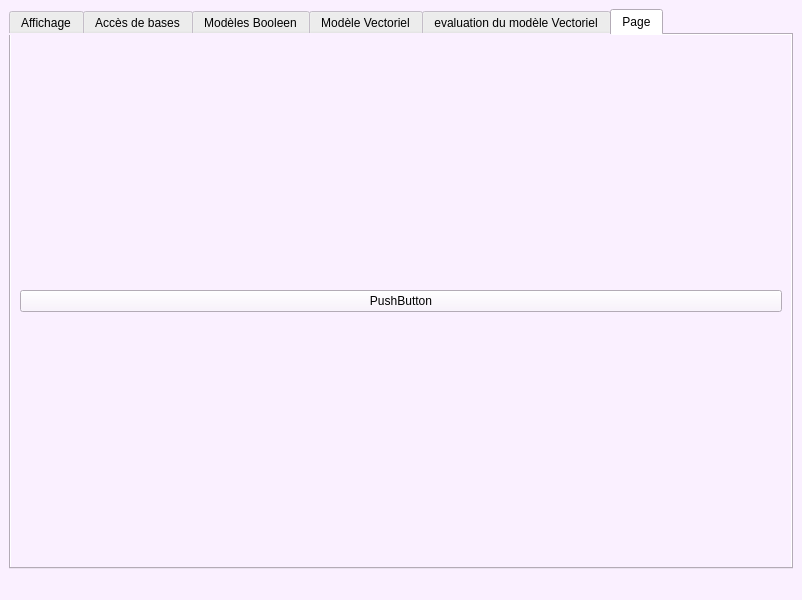
<?xml version="1.0" encoding="UTF-8"?>
<ui version="4.0">
 <class>MainWindow</class>
 <widget class="QMainWindow" name="MainWindow">
  <property name="geometry">
   <rect>
    <x>0</x>
    <y>0</y>
    <width>802</width>
    <height>600</height>
   </rect>
  </property>
  <property name="font">
   <font>
    <family>Waree</family>
    <weight>50</weight>
    <bold>false</bold>
   </font>
  </property>
  <property name="windowTitle">
   <string>Modèles RI</string>
  </property>
  <property name="styleSheet">
   <string notr="true">background-color: rgb(255, 235, 254);
background-color: rgb(250, 240, 255);</string>
  </property>
  <widget class="QWidget" name="centralwidget">
   <layout class="QGridLayout" name="gridLayout_2">
    <item row="0" column="1">
     <widget class="QTabWidget" name="tabWidget">
      <property name="styleSheet">
       <string notr="true"/>
      </property>
      <property name="currentIndex">
       <number>5</number>
      </property>
      <widget class="QWidget" name="tab">
       <attribute name="title">
        <string>Affichage</string>
       </attribute>
       <layout class="QGridLayout" name="gridLayout">
        <item row="0" column="3">
         <widget class="Line" name="line">
          <property name="font">
           <font>
            <weight>50</weight>
            <bold>false</bold>
           </font>
          </property>
          <property name="orientation">
           <enum>Qt::Horizontal</enum>
          </property>
         </widget>
        </item>
        <item row="2" column="3">
         <widget class="QPushButton" name="DisplayWInvFile">
          <property name="font">
           <font>
            <weight>50</weight>
            <bold>false</bold>
            <strikeout>false</strikeout>
           </font>
          </property>
          <property name="text">
           <string>Fichier Inverse (Poids)</string>
          </property>
         </widget>
        </item>
        <item row="0" column="4" rowspan="3">
         <spacer name="horizontalSpacer_2">
          <property name="orientation">
           <enum>Qt::Horizontal</enum>
          </property>
          <property name="sizeType">
           <enum>QSizePolicy::Maximum</enum>
          </property>
          <property name="sizeHint" stdset="0">
           <size>
            <width>40</width>
            <height>20</height>
           </size>
          </property>
         </spacer>
        </item>
        <item row="0" column="2">
         <widget class="QLabel" name="label">
          <property name="text">
           <string>Fichier Inverse</string>
          </property>
          <property name="alignment">
           <set>Qt::AlignCenter</set>
          </property>
         </widget>
        </item>
        <item row="1" column="1" colspan="3">
         <widget class="QTableWidget" name="tableWidgetInvFile">
          <property name="rowCount">
           <number>0</number>
          </property>
          <property name="columnCount">
           <number>20</number>
          </property>
          <attribute name="horizontalHeaderStretchLastSection">
           <bool>true</bool>
          </attribute>
          <column>
           <property name="text">
            <string>Terme</string>
           </property>
          </column>
          <column/>
          <column/>
          <column/>
          <column/>
          <column/>
          <column/>
          <column/>
          <column/>
          <column/>
          <column/>
          <column/>
          <column/>
          <column/>
          <column/>
          <column/>
          <column/>
          <column/>
          <column/>
          <column/>
         </widget>
        </item>
        <item row="0" column="0" rowspan="3">
         <spacer name="horizontalSpacer">
          <property name="orientation">
           <enum>Qt::Horizontal</enum>
          </property>
          <property name="sizeType">
           <enum>QSizePolicy::Maximum</enum>
          </property>
          <property name="sizeHint" stdset="0">
           <size>
            <width>40</width>
            <height>20</height>
           </size>
          </property>
         </spacer>
        </item>
        <item row="0" column="1">
         <widget class="Line" name="line_45">
          <property name="font">
           <font>
            <weight>50</weight>
            <bold>false</bold>
           </font>
          </property>
          <property name="orientation">
           <enum>Qt::Horizontal</enum>
          </property>
         </widget>
        </item>
        <item row="2" column="1">
         <widget class="QPushButton" name="DisplayInvFile">
          <property name="font">
           <font>
            <weight>50</weight>
            <bold>false</bold>
            <strikeout>false</strikeout>
           </font>
          </property>
          <property name="text">
           <string>Fichier Inverse (Fréquences)</string>
          </property>
         </widget>
        </item>
       </layout>
      </widget>
      <widget class="QWidget" name="tab_5">
       <attribute name="title">
        <string>Accès de bases</string>
       </attribute>
       <layout class="QGridLayout" name="gridLayout_5">
        <item row="0" column="0">
         <spacer name="horizontalSpacer_7">
          <property name="orientation">
           <enum>Qt::Horizontal</enum>
          </property>
          <property name="sizeType">
           <enum>QSizePolicy::Maximum</enum>
          </property>
          <property name="sizeHint" stdset="0">
           <size>
            <width>30</width>
            <height>20</height>
           </size>
          </property>
         </spacer>
        </item>
        <item row="0" column="1">
         <layout class="QGridLayout" name="gridLayout_4">
          <item row="1" column="1" rowspan="2">
           <spacer name="horizontalSpacer_6">
            <property name="orientation">
             <enum>Qt::Horizontal</enum>
            </property>
            <property name="sizeType">
             <enum>QSizePolicy::Maximum</enum>
            </property>
            <property name="sizeHint" stdset="0">
             <size>
              <width>30</width>
              <height>20</height>
             </size>
            </property>
           </spacer>
          </item>
          <item row="0" column="4">
           <layout class="QVBoxLayout" name="verticalLayout_2">
            <item>
             <layout class="QHBoxLayout" name="horizontalLayout_2">
              <item>
               <widget class="Line" name="line_18">
                <property name="orientation">
                 <enum>Qt::Horizontal</enum>
                </property>
               </widget>
              </item>
              <item>
               <widget class="QLabel" name="label_9">
                <property name="text">
                 <string>Document</string>
                </property>
                <property name="alignment">
                 <set>Qt::AlignCenter</set>
                </property>
               </widget>
              </item>
              <item>
               <widget class="Line" name="line_17">
                <property name="orientation">
                 <enum>Qt::Horizontal</enum>
                </property>
               </widget>
              </item>
             </layout>
            </item>
            <item>
             <layout class="QHBoxLayout" name="horizontalLayout_4">
              <item>
               <widget class="QLineEdit" name="accesdocs"/>
              </item>
              <item>
               <widget class="QPushButton" name="accesDocsButton">
                <property name="text">
                 <string>Ok</string>
                </property>
               </widget>
              </item>
             </layout>
            </item>
           </layout>
          </item>
          <item row="3" column="0">
           <layout class="QVBoxLayout" name="verticalLayout_3">
            <item>
             <layout class="QHBoxLayout" name="horizontalLayout_5">
              <item>
               <widget class="Line" name="line_15">
                <property name="orientation">
                 <enum>Qt::Horizontal</enum>
                </property>
               </widget>
              </item>
              <item>
               <widget class="QLabel" name="label_7">
                <property name="text">
                 <string>Documents </string>
                </property>
                <property name="alignment">
                 <set>Qt::AlignCenter</set>
                </property>
               </widget>
              </item>
              <item>
               <widget class="Line" name="line_14">
                <property name="orientation">
                 <enum>Qt::Horizontal</enum>
                </property>
               </widget>
              </item>
             </layout>
            </item>
            <item>
             <widget class="QTableWidget" name="tableWidgetDocs">
              <property name="columnCount">
               <number>3</number>
              </property>
              <attribute name="horizontalHeaderStretchLastSection">
               <bool>true</bool>
              </attribute>
              <column>
               <property name="text">
                <string>Document</string>
               </property>
               <property name="font">
                <font>
                 <weight>75</weight>
                 <bold>true</bold>
                </font>
               </property>
               <property name="background">
                <color>
                 <red>0</red>
                 <green>0</green>
                 <blue>0</blue>
                </color>
               </property>
               <property name="foreground">
                <brush brushstyle="SolidPattern">
                 <color alpha="255">
                  <red>255</red>
                  <green>255</green>
                  <blue>255</blue>
                 </color>
                </brush>
               </property>
              </column>
              <column>
               <property name="text">
                <string>Frequence</string>
               </property>
               <property name="font">
                <font>
                 <weight>75</weight>
                 <bold>true</bold>
                </font>
               </property>
               <property name="background">
                <color>
                 <red>0</red>
                 <green>0</green>
                 <blue>0</blue>
                </color>
               </property>
               <property name="foreground">
                <brush brushstyle="SolidPattern">
                 <color alpha="255">
                  <red>255</red>
                  <green>255</green>
                  <blue>255</blue>
                 </color>
                </brush>
               </property>
              </column>
              <column>
               <property name="text">
                <string>Poids</string>
               </property>
               <property name="font">
                <font>
                 <weight>75</weight>
                 <bold>true</bold>
                </font>
               </property>
               <property name="background">
                <color>
                 <red>0</red>
                 <green>0</green>
                 <blue>0</blue>
                </color>
               </property>
               <property name="foreground">
                <brush brushstyle="SolidPattern">
                 <color alpha="255">
                  <red>255</red>
                  <green>255</green>
                  <blue>255</blue>
                 </color>
                </brush>
               </property>
              </column>
             </widget>
            </item>
           </layout>
          </item>
          <item row="0" column="0">
           <layout class="QVBoxLayout" name="verticalLayout">
            <item>
             <layout class="QHBoxLayout" name="horizontalLayout">
              <item>
               <widget class="Line" name="line_13">
                <property name="orientation">
                 <enum>Qt::Horizontal</enum>
                </property>
               </widget>
              </item>
              <item>
               <widget class="QLabel" name="label_8">
                <property name="text">
                 <string>Terme</string>
                </property>
                <property name="alignment">
                 <set>Qt::AlignCenter</set>
                </property>
               </widget>
              </item>
              <item>
               <widget class="Line" name="line_16">
                <property name="orientation">
                 <enum>Qt::Horizontal</enum>
                </property>
               </widget>
              </item>
             </layout>
            </item>
            <item>
             <layout class="QHBoxLayout" name="horizontalLayout_3">
              <item>
               <widget class="QLineEdit" name="accesTerm"/>
              </item>
              <item>
               <widget class="QPushButton" name="accesTermButton">
                <property name="text">
                 <string>Ok</string>
                </property>
               </widget>
              </item>
             </layout>
            </item>
           </layout>
          </item>
          <item row="1" column="4">
           <spacer name="verticalSpacer_2">
            <property name="orientation">
             <enum>Qt::Vertical</enum>
            </property>
            <property name="sizeType">
             <enum>QSizePolicy::Maximum</enum>
            </property>
            <property name="sizeHint" stdset="0">
             <size>
              <width>40</width>
              <height>40</height>
             </size>
            </property>
           </spacer>
          </item>
          <item row="1" column="0">
           <spacer name="verticalSpacer">
            <property name="orientation">
             <enum>Qt::Vertical</enum>
            </property>
            <property name="sizeType">
             <enum>QSizePolicy::Maximum</enum>
            </property>
            <property name="sizeHint" stdset="0">
             <size>
              <width>40</width>
              <height>40</height>
             </size>
            </property>
           </spacer>
          </item>
          <item row="2" column="4" rowspan="2">
           <layout class="QVBoxLayout" name="verticalLayout_4">
            <item>
             <layout class="QHBoxLayout" name="horizontalLayout_6">
              <item>
               <widget class="Line" name="line_20">
                <property name="orientation">
                 <enum>Qt::Horizontal</enum>
                </property>
               </widget>
              </item>
              <item>
               <widget class="QLabel" name="label_10">
                <property name="text">
                 <string>Termes</string>
                </property>
                <property name="alignment">
                 <set>Qt::AlignCenter</set>
                </property>
               </widget>
              </item>
              <item>
               <widget class="Line" name="line_19">
                <property name="orientation">
                 <enum>Qt::Horizontal</enum>
                </property>
               </widget>
              </item>
             </layout>
            </item>
            <item>
             <widget class="QTableWidget" name="tableWidgetTermes">
              <property name="columnCount">
               <number>3</number>
              </property>
              <attribute name="horizontalHeaderStretchLastSection">
               <bool>true</bool>
              </attribute>
              <column>
               <property name="text">
                <string>Terme</string>
               </property>
               <property name="font">
                <font>
                 <weight>75</weight>
                 <bold>true</bold>
                </font>
               </property>
               <property name="background">
                <color>
                 <red>0</red>
                 <green>0</green>
                 <blue>0</blue>
                </color>
               </property>
               <property name="foreground">
                <brush brushstyle="SolidPattern">
                 <color alpha="255">
                  <red>255</red>
                  <green>255</green>
                  <blue>255</blue>
                 </color>
                </brush>
               </property>
              </column>
              <column>
               <property name="text">
                <string>Fréquence</string>
               </property>
               <property name="font">
                <font>
                 <weight>75</weight>
                 <bold>true</bold>
                </font>
               </property>
               <property name="background">
                <color>
                 <red>0</red>
                 <green>0</green>
                 <blue>0</blue>
                </color>
               </property>
               <property name="foreground">
                <brush brushstyle="SolidPattern">
                 <color alpha="255">
                  <red>255</red>
                  <green>255</green>
                  <blue>255</blue>
                 </color>
                </brush>
               </property>
              </column>
              <column>
               <property name="text">
                <string>Poids</string>
               </property>
               <property name="font">
                <font>
                 <weight>75</weight>
                 <bold>true</bold>
                </font>
               </property>
               <property name="background">
                <color>
                 <red>0</red>
                 <green>0</green>
                 <blue>0</blue>
                </color>
               </property>
               <property name="foreground">
                <brush brushstyle="SolidPattern">
                 <color alpha="255">
                  <red>255</red>
                  <green>255</green>
                  <blue>255</blue>
                 </color>
                </brush>
               </property>
              </column>
             </widget>
            </item>
           </layout>
          </item>
          <item row="1" column="3" rowspan="2">
           <spacer name="horizontalSpacer_5">
            <property name="orientation">
             <enum>Qt::Horizontal</enum>
            </property>
            <property name="sizeType">
             <enum>QSizePolicy::Maximum</enum>
            </property>
            <property name="sizeHint" stdset="0">
             <size>
              <width>30</width>
              <height>20</height>
             </size>
            </property>
           </spacer>
          </item>
          <item row="0" column="2" rowspan="4">
           <widget class="Line" name="line_21">
            <property name="sizePolicy">
             <sizepolicy hsizetype="Fixed" vsizetype="Expanding">
              <horstretch>0</horstretch>
              <verstretch>0</verstretch>
             </sizepolicy>
            </property>
            <property name="orientation">
             <enum>Qt::Vertical</enum>
            </property>
           </widget>
          </item>
         </layout>
        </item>
        <item row="0" column="2">
         <spacer name="horizontalSpacer_8">
          <property name="orientation">
           <enum>Qt::Horizontal</enum>
          </property>
          <property name="sizeType">
           <enum>QSizePolicy::Maximum</enum>
          </property>
          <property name="sizeHint" stdset="0">
           <size>
            <width>30</width>
            <height>20</height>
           </size>
          </property>
         </spacer>
        </item>
       </layout>
      </widget>
      <widget class="QWidget" name="tab_2">
       <attribute name="title">
        <string>Modèles Booleen</string>
       </attribute>
       <layout class="QGridLayout" name="gridLayout_6">
        <item row="0" column="1" rowspan="2">
         <spacer name="horizontalSpacer_13">
          <property name="orientation">
           <enum>Qt::Horizontal</enum>
          </property>
          <property name="sizeType">
           <enum>QSizePolicy::Maximum</enum>
          </property>
          <property name="sizeHint" stdset="0">
           <size>
            <width>40</width>
            <height>10</height>
           </size>
          </property>
         </spacer>
        </item>
        <item row="2" column="4">
         <spacer name="horizontalSpacer_12">
          <property name="orientation">
           <enum>Qt::Horizontal</enum>
          </property>
          <property name="sizeType">
           <enum>QSizePolicy::Maximum</enum>
          </property>
          <property name="sizeHint" stdset="0">
           <size>
            <width>212</width>
            <height>318</height>
           </size>
          </property>
         </spacer>
        </item>
        <item row="0" column="0" rowspan="2">
         <spacer name="horizontalSpacer_10">
          <property name="orientation">
           <enum>Qt::Horizontal</enum>
          </property>
          <property name="sizeType">
           <enum>QSizePolicy::Maximum</enum>
          </property>
          <property name="sizeHint" stdset="0">
           <size>
            <width>195</width>
            <height>100</height>
           </size>
          </property>
         </spacer>
        </item>
        <item row="2" column="0">
         <spacer name="horizontalSpacer_9">
          <property name="orientation">
           <enum>Qt::Horizontal</enum>
          </property>
          <property name="sizeType">
           <enum>QSizePolicy::Maximum</enum>
          </property>
          <property name="sizeHint" stdset="0">
           <size>
            <width>212</width>
            <height>318</height>
           </size>
          </property>
         </spacer>
        </item>
        <item row="1" column="2">
         <spacer name="verticalSpacer_3">
          <property name="orientation">
           <enum>Qt::Vertical</enum>
          </property>
          <property name="sizeType">
           <enum>QSizePolicy::Maximum</enum>
          </property>
          <property name="sizeHint" stdset="0">
           <size>
            <width>40</width>
            <height>20</height>
           </size>
          </property>
         </spacer>
        </item>
        <item row="0" column="4" rowspan="2">
         <spacer name="horizontalSpacer_11">
          <property name="orientation">
           <enum>Qt::Horizontal</enum>
          </property>
          <property name="sizeType">
           <enum>QSizePolicy::Maximum</enum>
          </property>
          <property name="sizeHint" stdset="0">
           <size>
            <width>195</width>
            <height>100</height>
           </size>
          </property>
         </spacer>
        </item>
        <item row="0" column="2">
         <layout class="QVBoxLayout" name="verticalLayout_5">
          <item>
           <layout class="QHBoxLayout" name="horizontalLayout_7">
            <item>
             <widget class="Line" name="line_5">
              <property name="orientation">
               <enum>Qt::Horizontal</enum>
              </property>
             </widget>
            </item>
            <item>
             <widget class="QLabel" name="label_3">
              <property name="text">
               <string>Requete Booleenne</string>
              </property>
              <property name="alignment">
               <set>Qt::AlignCenter</set>
              </property>
             </widget>
            </item>
            <item>
             <widget class="Line" name="line_6">
              <property name="orientation">
               <enum>Qt::Horizontal</enum>
              </property>
             </widget>
            </item>
           </layout>
          </item>
          <item>
           <layout class="QHBoxLayout" name="horizontalLayout_8">
            <item>
             <widget class="QLineEdit" name="requetBool">
              <property name="minimumSize">
               <size>
                <width>100</width>
                <height>0</height>
               </size>
              </property>
              <property name="maximumSize">
               <size>
                <width>600</width>
                <height>16777215</height>
               </size>
              </property>
             </widget>
            </item>
            <item>
             <widget class="QPushButton" name="ModeleBoolButton">
              <property name="minimumSize">
               <size>
                <width>30</width>
                <height>0</height>
               </size>
              </property>
              <property name="maximumSize">
               <size>
                <width>80</width>
                <height>16777215</height>
               </size>
              </property>
              <property name="text">
               <string>Ok</string>
              </property>
             </widget>
            </item>
           </layout>
          </item>
         </layout>
        </item>
        <item row="0" column="3" rowspan="2">
         <spacer name="horizontalSpacer_14">
          <property name="orientation">
           <enum>Qt::Horizontal</enum>
          </property>
          <property name="sizeType">
           <enum>QSizePolicy::Maximum</enum>
          </property>
          <property name="sizeHint" stdset="0">
           <size>
            <width>40</width>
            <height>10</height>
           </size>
          </property>
         </spacer>
        </item>
        <item row="2" column="1" colspan="3">
         <layout class="QVBoxLayout" name="verticalLayout_6">
          <item>
           <layout class="QHBoxLayout" name="horizontalLayout_9">
            <item>
             <widget class="Line" name="line_3">
              <property name="orientation">
               <enum>Qt::Horizontal</enum>
              </property>
             </widget>
            </item>
            <item>
             <widget class="QLabel" name="label_2">
              <property name="text">
               <string>Documents pertinents</string>
              </property>
              <property name="alignment">
               <set>Qt::AlignCenter</set>
              </property>
             </widget>
            </item>
            <item>
             <widget class="Line" name="line_4">
              <property name="orientation">
               <enum>Qt::Horizontal</enum>
              </property>
             </widget>
            </item>
           </layout>
          </item>
          <item>
           <widget class="QTableWidget" name="tableWidgetDocsBool">
            <attribute name="horizontalHeaderMinimumSectionSize">
             <number>28</number>
            </attribute>
            <attribute name="horizontalHeaderShowSortIndicator" stdset="0">
             <bool>true</bool>
            </attribute>
            <attribute name="horizontalHeaderStretchLastSection">
             <bool>true</bool>
            </attribute>
            <attribute name="verticalHeaderCascadingSectionResizes">
             <bool>false</bool>
            </attribute>
            <attribute name="verticalHeaderDefaultSectionSize">
             <number>34</number>
            </attribute>
            <attribute name="verticalHeaderMinimumSectionSize">
             <number>34</number>
            </attribute>
            <column>
             <property name="text">
              <string>Documents</string>
             </property>
             <property name="font">
              <font>
               <weight>75</weight>
               <bold>true</bold>
              </font>
             </property>
             <property name="background">
              <color>
               <red>0</red>
               <green>0</green>
               <blue>1</blue>
              </color>
             </property>
             <property name="foreground">
              <brush brushstyle="SolidPattern">
               <color alpha="255">
                <red>255</red>
                <green>255</green>
                <blue>255</blue>
               </color>
              </brush>
             </property>
            </column>
           </widget>
          </item>
         </layout>
        </item>
       </layout>
      </widget>
      <widget class="QWidget" name="tab_3">
       <attribute name="title">
        <string>Modèle Vectoriel</string>
       </attribute>
       <layout class="QGridLayout" name="gridLayout_7">
        <item row="0" column="0">
         <spacer name="horizontalSpacer_21">
          <property name="orientation">
           <enum>Qt::Horizontal</enum>
          </property>
          <property name="sizeType">
           <enum>QSizePolicy::Maximum</enum>
          </property>
          <property name="sizeHint" stdset="0">
           <size>
            <width>80</width>
            <height>448</height>
           </size>
          </property>
         </spacer>
        </item>
        <item row="0" column="1">
         <layout class="QVBoxLayout" name="verticalLayout_10">
          <item>
           <layout class="QHBoxLayout" name="horizontalLayout_14">
            <item>
             <spacer name="horizontalSpacer_18">
              <property name="orientation">
               <enum>Qt::Horizontal</enum>
              </property>
              <property name="sizeType">
               <enum>QSizePolicy::Maximum</enum>
              </property>
              <property name="sizeHint" stdset="0">
               <size>
                <width>250</width>
                <height>20</height>
               </size>
              </property>
             </spacer>
            </item>
            <item>
             <layout class="QVBoxLayout" name="verticalLayout_7">
              <item>
               <layout class="QHBoxLayout" name="horizontalLayout_10">
                <item>
                 <widget class="Line" name="line_12">
                  <property name="orientation">
                   <enum>Qt::Horizontal</enum>
                  </property>
                 </widget>
                </item>
                <item>
                 <widget class="QLabel" name="label_6">
                  <property name="text">
                   <string>Formule</string>
                  </property>
                  <property name="alignment">
                   <set>Qt::AlignCenter</set>
                  </property>
                 </widget>
                </item>
                <item>
                 <widget class="Line" name="line_11">
                  <property name="orientation">
                   <enum>Qt::Horizontal</enum>
                  </property>
                 </widget>
                </item>
               </layout>
              </item>
              <item>
               <widget class="QComboBox" name="comboBox">
                <item>
                 <property name="text">
                  <string>innerProduct</string>
                 </property>
                </item>
                <item>
                 <property name="text">
                  <string>coefDeDice</string>
                 </property>
                </item>
                <item>
                 <property name="text">
                  <string>cos</string>
                 </property>
                </item>
                <item>
                 <property name="text">
                  <string>Jaccard</string>
                 </property>
                </item>
               </widget>
              </item>
             </layout>
            </item>
            <item>
             <spacer name="horizontalSpacer_17">
              <property name="orientation">
               <enum>Qt::Horizontal</enum>
              </property>
              <property name="sizeType">
               <enum>QSizePolicy::Maximum</enum>
              </property>
              <property name="sizeHint" stdset="0">
               <size>
                <width>250</width>
                <height>20</height>
               </size>
              </property>
             </spacer>
            </item>
           </layout>
          </item>
          <item>
           <layout class="QHBoxLayout" name="horizontalLayout_15">
            <item>
             <spacer name="horizontalSpacer_15">
              <property name="orientation">
               <enum>Qt::Horizontal</enum>
              </property>
              <property name="sizeType">
               <enum>QSizePolicy::Maximum</enum>
              </property>
              <property name="sizeHint" stdset="0">
               <size>
                <width>150</width>
                <height>20</height>
               </size>
              </property>
             </spacer>
            </item>
            <item>
             <layout class="QVBoxLayout" name="verticalLayout_9">
              <item>
               <layout class="QHBoxLayout" name="horizontalLayout_11">
                <item>
                 <widget class="Line" name="line_7">
                  <property name="orientation">
                   <enum>Qt::Horizontal</enum>
                  </property>
                 </widget>
                </item>
                <item>
                 <widget class="QLabel" name="label_5">
                  <property name="text">
                   <string>Requete Vectorielle</string>
                  </property>
                  <property name="alignment">
                   <set>Qt::AlignCenter</set>
                  </property>
                 </widget>
                </item>
                <item>
                 <widget class="Line" name="line_10">
                  <property name="orientation">
                   <enum>Qt::Horizontal</enum>
                  </property>
                 </widget>
                </item>
               </layout>
              </item>
              <item>
               <layout class="QHBoxLayout" name="horizontalLayout_12">
                <item>
                 <widget class="QLineEdit" name="requetVec"/>
                </item>
                <item>
                 <widget class="QPushButton" name="ModeleVectButton">
                  <property name="text">
                   <string>Ok</string>
                  </property>
                 </widget>
                </item>
               </layout>
              </item>
             </layout>
            </item>
            <item>
             <spacer name="horizontalSpacer_16">
              <property name="orientation">
               <enum>Qt::Horizontal</enum>
              </property>
              <property name="sizeType">
               <enum>QSizePolicy::Maximum</enum>
              </property>
              <property name="sizeHint" stdset="0">
               <size>
                <width>150</width>
                <height>20</height>
               </size>
              </property>
             </spacer>
            </item>
           </layout>
          </item>
          <item>
           <layout class="QVBoxLayout" name="verticalLayout_8">
            <item>
             <layout class="QHBoxLayout" name="horizontalLayout_13">
              <item>
               <widget class="Line" name="line_9">
                <property name="orientation">
                 <enum>Qt::Horizontal</enum>
                </property>
               </widget>
              </item>
              <item>
               <widget class="QLabel" name="label_4">
                <property name="text">
                 <string>Documents pertinents</string>
                </property>
                <property name="alignment">
                 <set>Qt::AlignCenter</set>
                </property>
               </widget>
              </item>
              <item>
               <widget class="Line" name="line_8">
                <property name="orientation">
                 <enum>Qt::Horizontal</enum>
                </property>
               </widget>
              </item>
             </layout>
            </item>
            <item>
             <widget class="QTableWidget" name="tableWidgetDocsVect">
              <attribute name="horizontalHeaderCascadingSectionResizes">
               <bool>false</bool>
              </attribute>
              <attribute name="horizontalHeaderDefaultSectionSize">
               <number>100</number>
              </attribute>
              <attribute name="horizontalHeaderMinimumSectionSize">
               <number>100</number>
              </attribute>
              <attribute name="horizontalHeaderShowSortIndicator" stdset="0">
               <bool>false</bool>
              </attribute>
              <attribute name="horizontalHeaderStretchLastSection">
               <bool>true</bool>
              </attribute>
              <attribute name="verticalHeaderCascadingSectionResizes">
               <bool>false</bool>
              </attribute>
              <attribute name="verticalHeaderShowSortIndicator" stdset="0">
               <bool>false</bool>
              </attribute>
              <attribute name="verticalHeaderStretchLastSection">
               <bool>false</bool>
              </attribute>
              <column>
               <property name="text">
                <string>Document</string>
               </property>
               <property name="font">
                <font>
                 <weight>75</weight>
                 <bold>true</bold>
                </font>
               </property>
               <property name="background">
                <color>
                 <red>0</red>
                 <green>0</green>
                 <blue>0</blue>
                </color>
               </property>
               <property name="foreground">
                <brush brushstyle="SolidPattern">
                 <color alpha="255">
                  <red>255</red>
                  <green>255</green>
                  <blue>255</blue>
                 </color>
                </brush>
               </property>
              </column>
              <column>
               <property name="text">
                <string>Similarité</string>
               </property>
               <property name="font">
                <font>
                 <weight>75</weight>
                 <bold>true</bold>
                </font>
               </property>
               <property name="background">
                <color>
                 <red>0</red>
                 <green>0</green>
                 <blue>0</blue>
                </color>
               </property>
               <property name="foreground">
                <brush brushstyle="SolidPattern">
                 <color alpha="255">
                  <red>255</red>
                  <green>255</green>
                  <blue>255</blue>
                 </color>
                </brush>
               </property>
              </column>
             </widget>
            </item>
           </layout>
          </item>
         </layout>
        </item>
        <item row="0" column="2">
         <spacer name="horizontalSpacer_20">
          <property name="orientation">
           <enum>Qt::Horizontal</enum>
          </property>
          <property name="sizeType">
           <enum>QSizePolicy::Maximum</enum>
          </property>
          <property name="sizeHint" stdset="0">
           <size>
            <width>80</width>
            <height>448</height>
           </size>
          </property>
         </spacer>
        </item>
       </layout>
      </widget>
      <widget class="QWidget" name="tab_4">
       <attribute name="title">
        <string>evaluation du modèle Vectoriel</string>
       </attribute>
       <layout class="QVBoxLayout" name="verticalLayout_13">
        <item>
         <layout class="QVBoxLayout" name="verticalLayout_12">
          <item>
           <layout class="QHBoxLayout" name="horizontalLayout_16">
            <item>
             <widget class="QLabel" name="label_12">
              <property name="text">
               <string>innerProduct:</string>
              </property>
             </widget>
            </item>
            <item>
             <widget class="QTableWidget" name="tableWidget_2">
              <column>
               <property name="text">
                <string>QID</string>
               </property>
              </column>
              <column>
               <property name="text">
                <string>TP</string>
               </property>
              </column>
              <column>
               <property name="text">
                <string>TN</string>
               </property>
              </column>
              <column>
               <property name="text">
                <string>FN</string>
               </property>
              </column>
              <column>
               <property name="text">
                <string>Precision</string>
               </property>
              </column>
              <column>
               <property name="text">
                <string>Recall</string>
               </property>
              </column>
             </widget>
            </item>
            <item>
             <widget class="QLabel" name="label_13">
              <property name="text">
               <string>coefDeDice:</string>
              </property>
             </widget>
            </item>
            <item>
             <widget class="QTableView" name="tableView_3"/>
            </item>
           </layout>
          </item>
          <item>
           <layout class="QHBoxLayout" name="horizontalLayout_17">
            <item>
             <widget class="QLabel" name="label_14">
              <property name="text">
               <string>cosinus:       </string>
              </property>
             </widget>
            </item>
            <item>
             <widget class="QTableView" name="tableView_4"/>
            </item>
            <item>
             <widget class="QLabel" name="label_15">
              <property name="text">
               <string>    Jaccard: </string>
              </property>
             </widget>
            </item>
            <item>
             <widget class="QTableView" name="tableView_5"/>
            </item>
           </layout>
          </item>
         </layout>
        </item>
       </layout>
      </widget>
      <widget class="QWidget" name="tab_6">
       <attribute name="title">
        <string>Page</string>
       </attribute>
       <layout class="QVBoxLayout" name="verticalLayout_14">
        <item>
         <layout class="QVBoxLayout" name="verticalLayout_11">
          <item>
           <spacer name="verticalSpacer_5">
            <property name="orientation">
             <enum>Qt::Vertical</enum>
            </property>
            <property name="sizeHint" stdset="0">
             <size>
              <width>20</width>
              <height>40</height>
             </size>
            </property>
           </spacer>
          </item>
          <item>
           <layout class="QFormLayout" name="formLayout"/>
          </item>
          <item>
           <widget class="QPushButton" name="pushButton">
            <property name="text">
             <string>PushButton</string>
            </property>
           </widget>
          </item>
          <item>
           <spacer name="verticalSpacer_4">
            <property name="orientation">
             <enum>Qt::Vertical</enum>
            </property>
            <property name="sizeHint" stdset="0">
             <size>
              <width>20</width>
              <height>40</height>
             </size>
            </property>
           </spacer>
          </item>
         </layout>
        </item>
       </layout>
      </widget>
     </widget>
    </item>
   </layout>
  </widget>
  <widget class="QMenuBar" name="menubar">
   <property name="geometry">
    <rect>
     <x>0</x>
     <y>0</y>
     <width>802</width>
     <height>17</height>
    </rect>
   </property>
  </widget>
  <widget class="QStatusBar" name="statusbar"/>
 </widget>
 <resources/>
 <connections/>
</ui>
